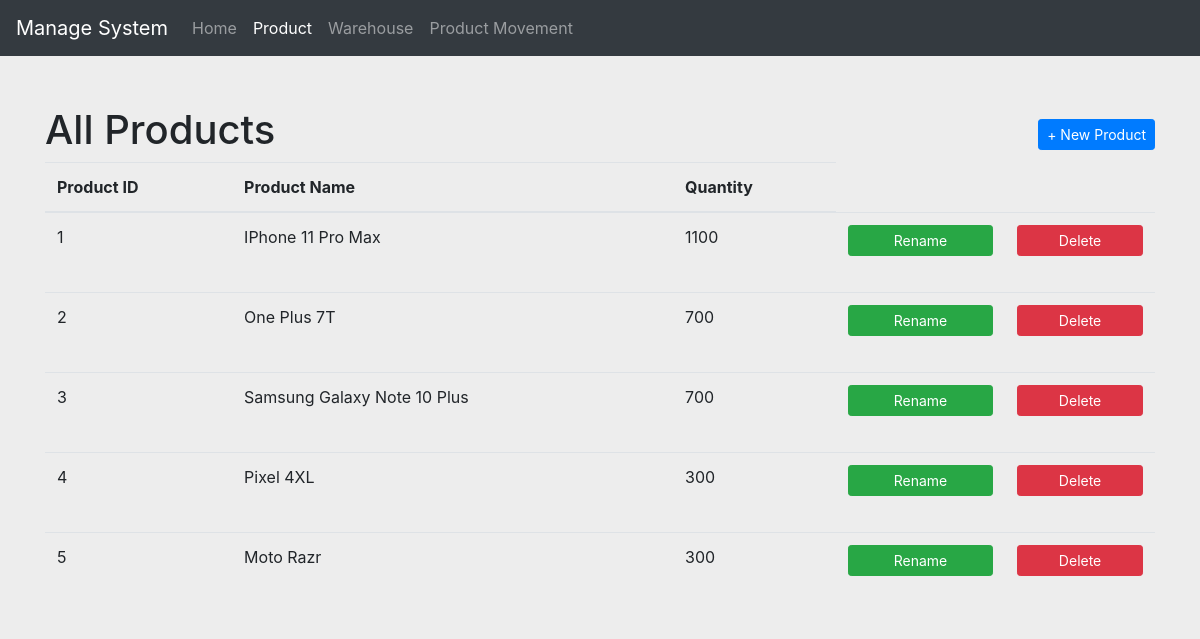
/products, run on an earlier commit of the app's database.
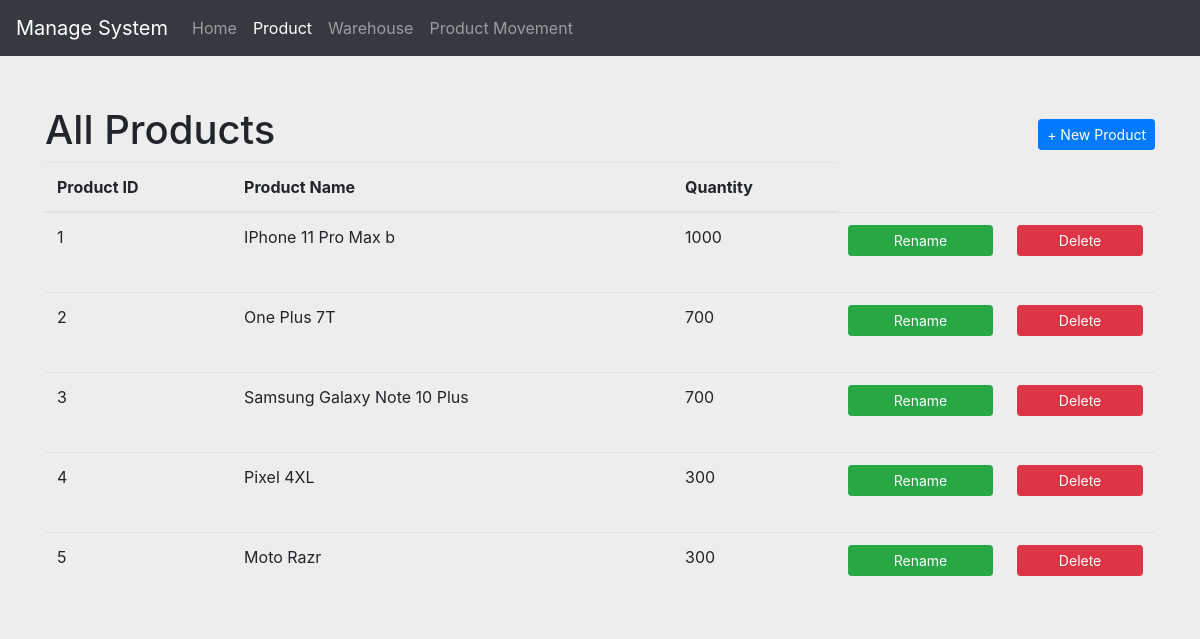
And on a later commit of the database.
### app.py (models this page shows, shortened)
class Product(db.Model):
    id = db.Column(db.Integer, primary_key=True)
    product_name = db.Column(db.String(50), nullable=False)
    created_at = db.Column(db.DateTime, default=datetime.utcnow)
    updated_at = db.Column(db.DateTime, default=datetime.utcnow)

### app.py (the view, shortened to what this page needs)
@app.route('/products', methods=['GET', 'POST'])
def product():
    data = get_all_items_data()
    return render_template('product.html', data=data)

### app.py (called while the page is built)
def get_all_items_data():
    products = Product.query.all()
    locations = Location.query.all()
    big_data = []
    for product in products:
        inward_count = 0
        outward_count = 0
        data = {}
        for location in locations:
            inward = get_inward(product, location)
            if inward:
                for entry in inward:
                    inward_count += entry.product_qty
            outward = get_outward(product, location)
            if outward:
                for entry in outward:
                    outward_count += entry.product_qty
                print(outward)
        total_count = inward_count - outward_count
        data['id'] = product.id
        data['product_name'] = product.product_name
        data['total_quantity'] = total_count
        big_data.append(data)
    return big_data

def get_inward(product, location):
    prod, loc = check_type(product, location)
    inward = ProductMovement.query.filter_by(product_name=prod.get('product_name')).filter_by(
        to_location=loc.get('warehouse_location')).all()
    return inward

    def __repr__(self):
        return 'Movement ' + str(self.id)

### templates/product.html (shortened to what this page needs)
{% extends 'base.html' %}
{% set active_page = "product" %}
{% block body %}
    <div style="display: flex;justify-content: space-between;align-items: center">
        <h1>All Products</h1>
        <button class="btn btn-sm btn-primary" data-toggle="modal" data-target="#add_product"> + New Product</button>
    </div>
    {% if data %}
        <table class="table">
            <thead>
            <th scope="col">Product ID</th>
            <th scope="col">Product Name</th>
            <th scope="col">Quantity</th>
            </thead>
            <tbody>
            {% for product in data %}
                <tr>
                    <td>{{ loop.index }}</td>
                    <td>{{ product.product_name }}</td>
                   <td>{{ product.total_quantity }}</td>
                    <td>
                        <button style="width: 100%" name="button" type="button" class="btn btn-sm btn-success" value="edit"
                                data-toggle="modal" data-target="#edit_{{ product.id }}">Rename
                        </button>
                        <br>
                    </td>
                <td>
                    <form action="{{ url_for('product') }}" method="POST" class="base_form">
                        <button type="submit" style="width: 100%" class="btn btn-sm btn-danger">Delete</button>
                    </form>
                        <br>
                    </td>
                </tr>
            {% endfor %}
            </tbody>
        </table>
    {% else %}
        <h3>No Products To Display. Add now.</h3>
    {% endif %}
{% endblock %}

What changed in the data, as far as the page shows it:
changed Product: product_name "IPhone 11 Pro Max" → "IPhone 11 Pro Max b"; total_quantity "1100" → "1000"
